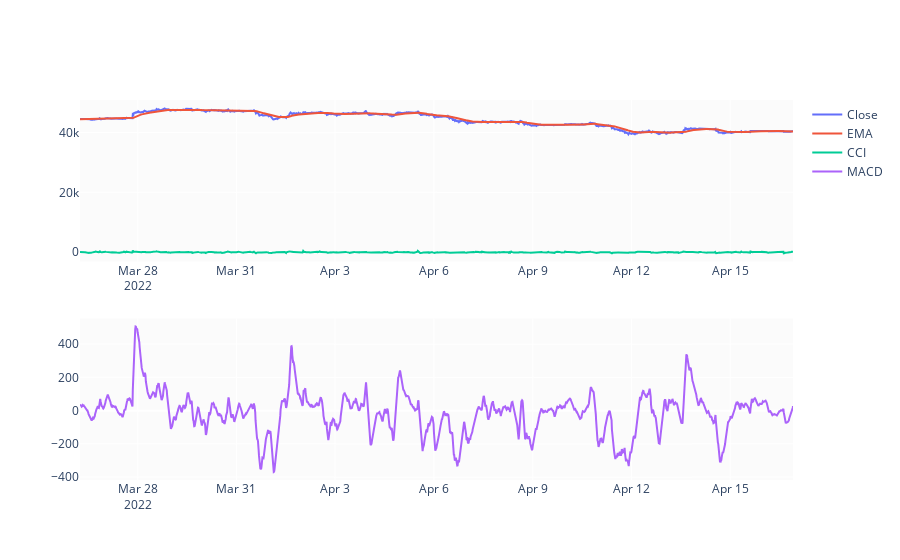

Write notebook code for a chart like this one.
### Code cell
fig = make_subplots(rows=2, cols=1)
fig.add_trace(go.Scatter(x=btc_df.time, y=btc_df.close, name='Close'), row=1, col=1)
fig.add_trace(go.Scatter(x=btc_df.time, y=btc_df['EMA'], name='EMA'), row=1, col=1)
fig.add_trace(go.Scatter(x=btc_df.time, y=btc_df['CCI'], name='CCI'), row=1, col=1)
fig.add_trace(go.Scatter(x=btc_df.time, y=btc_df['MACD'], name='MACD'), row=2, col=1)
fig.show()
fig.write_image(f'images/{img_name}MACD.png')

### Figure 1 — Plotly figure (JSON) as saved in the notebook; plotly's stock layout.template omitted (floating-point values rounded to 4 significant figures; data arrays with more than 128 entries replaced by an {"elided": "..."} marker saying what was removed)
{"data": [{"name": "Close", "type": "scatter", "x": {"elided": "2080 str values"}, "xaxis": "x", "y": {"elided": "2080 float values"}, "yaxis": "y"}, {"name": "EMA", "type": "scatter", "x": {"elided": "2080 str values"}, "xaxis": "x", "y": {"elided": "2080 float values"}, "yaxis": "y"}, {"name": "CCI", "type": "scatter", "x": {"elided": "2080 str values"}, "xaxis": "x", "y": {"elided": "2080 float values"}, "yaxis": "y"}, {"name": "MACD", "type": "scatter", "x": {"elided": "2080 str values"}, "xaxis": "x2", "y": {"elided": "2080 float values"}, "yaxis": "y2"}], "layout": {"autosize": true, "xaxis": {"anchor": "y", "autorange": true, "domain": [0, 1], "range": ["2022-03-26 06:00", "2022-04-16 21:45"], "type": "date"}, "xaxis2": {"anchor": "y2", "autorange": true, "domain": [0, 1], "range": ["2022-03-26 06:00", "2022-04-16 21:45"], "type": "date"}, "yaxis": {"anchor": "x", "autorange": true, "domain": [0.575, 1], "range": [-3091.0, 50880.0], "type": "linear"}, "yaxis2": {"anchor": "x2", "autorange": true, "domain": [0, 0.425], "range": [-417.0, 554.5], "type": "linear"}}}
